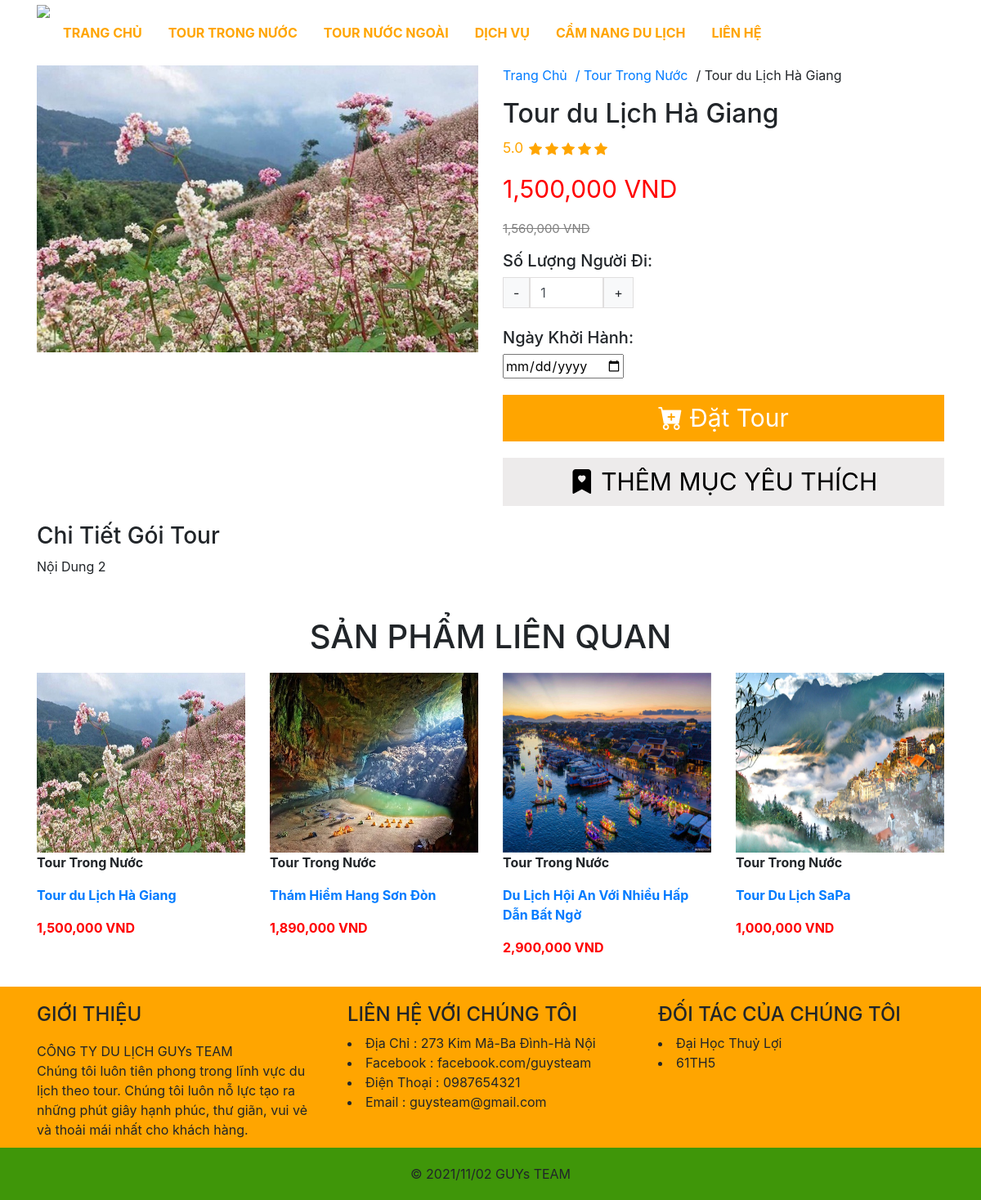
Screenshot of /detail.php?id=2 with the database file from the repository.
### tables this page shows
CREATE TABLE `Category` (
  `id` int(11) NOT NULL,
  `name` varchar(100) NOT NULL
);

CREATE TABLE `Product` (
  `id` int(11) NOT NULL,
  `category_id` int(11) DEFAULT NULL,
  `title` varchar(350) DEFAULT NULL,
  `price` int(11) DEFAULT NULL,
  `discount` int(11) DEFAULT NULL,
  `thumbnail` varchar(500) DEFAULT NULL,
  `description` longtext DEFAULT NULL,
  `created_at` datetime DEFAULT NULL,
  `updated_at` datetime DEFAULT NULL,
  `deleted` int(11) DEFAULT NULL
);

### database/dbhelper.php (called while the page is built, shortened)
<?php
function executeResult($sql, $isSingle = false) {
	$data = null;
	$conn = mysqli_connect(HOST, USERNAME, PASSWORD, DATABASE);
	mysqli_set_charset($conn, 'utf8');
	$resultset = mysqli_query($conn, $sql);
	if($isSingle) {
		$data = mysqli_fetch_array($resultset, 1);
	} else {
		$data = [];
		while(($row = mysqli_fetch_array($resultset, 1)) != null) {
			$data[] = $row;
		}
	}
	return $data;
}

### detail.php (the view, shortened to what this page needs)
<?php
require_once('layouts/header.php');
$productId = getGet('id');
$sql = "select Product.*, Category.name as category_name from Product left join Category on Product.category_id = Category.id where Product.id = $productId";
$product = executeResult($sql, true);
$category_id = $product['category_id'];
$sql = "select Product.*, Category.name as category_name from Product left join Category on Product.category_id = Category.id where Product.category_id = $category_id order by Product.updated_at desc limit 0,4";
$lastestItems = executeResult($sql);
?>
<div class="container" style="margin-top: 20px; margin-bottom: 20px;">
	<div class="row">
		<div class="col-md-6">
			<img src="<?=$product['thumbnail']?>" style="width: 100%;">
		</div>
		<div class="col-md-6">
			<ul class="breadcrumb">
				<li><a href="index.php">Trang Chủ</a></li>
				<li><a href="category.php?id=<?=$product['category_id']?>"> / <?=$product['category_name']?></a></li>
				<li> / <?=$product['title']?></li>
			</ul>
			<h2><?=$product['title']?></h2>
			<ul style="display: flex; list-style-type: none; margin: 0px; padding: 0px;">
				<li style="color: orange; font-size: 13pt; padding-top: 2px; margin-right: 5px;">5.0</li>
				<li style="color: orange; padding: 2px;">
				</li>
				<li style="color: orange; padding: 2px;">
				</li>
				<li style="color: orange; padding: 2px;">
				</li>
				<li style="color: orange; padding: 2px;">
				</li>
				<li style="color: orange; padding: 2px;">
				</li>
			</ul>
			<p style="font-size: 30px; color: red; margin-top: 15px; margin-bottom: 15px;">
				<?=number_format($product['discount'])?> VND
			</p>
			<p style="font-size: 15px; color: grey; margin-top: 15px; margin-bottom: 15px;">
				<del><?=number_format($product['price'])?> VND</del>
			</p>
			<h5>Số Lượng Người Đi:</h5>
			<div style="display: flex;">
				<button class="btn btn-light" style="border: solid #e0dede 1px; border-radius: 0px;" onclick="addMoreCart(-1)">-</button>
				<input type="number" name="num" class="form-control" step="1" value="1" style="max-width: 90px;border: solid #e0dede 1px; border-radius: 0px;" onchange="fixCartNum()">
				<button class="btn btn-light" style="border: solid #e0dede 1px; border-radius: 0px;" onclick="addMoreCart(1)">+</button>
			</div><br>
			<h5>Ngày Khởi Hành:</h5>
			<input type="date" name="ngay_khoi_hanh">
				<a href="cart.php">
				<button class="btn_hb" style="margin-top: 20px; width: 100%; border-radius: 0px; font-size: 30px;" onclick="addCart(<?=$product['id']?>, $('[name=num]').val(), $('[name=ngay_khoi_hanh]').val())">
				<i class="bi bi-cart-plus-fill"></i> Đặt Tour
			</button>
			</a>
			<button class="btn btn-secondary" style="margin-top: 20px; width: 100%; border-radius: 0px; font-size: 30px; background-color: #edebeb; border: solid #edebeb 1px; color: black;">
				<i class="bi bi-bookmark-heart-fill"></i> THÊM MỤC YÊU THÍCH
			</button>
		</div>
		<div class="col-md-12" style="margin-top: 20px; margin-bottom: 30px;">
			<h3>Chi Tiết Gói Tour</h3>
			<?=$product['description']?>
		</div>
	</div>
</div>
<div class="container" style="margin-top: 20px; margin-bottom: 20px;">
	<h1 style="text-align: center; margin-top: 20px; margin-bottom: 20px;">SẢN PHẨM LIÊN QUAN</h1>
	<div class="row">
	<?php
		foreach($lastestItems as $item) {
			echo '<div class="col-md-3 col-6 product-item">
					<a href="detail.php?id='.$item['id'].'"><img src="'.$item['thumbnail'].'" style="width: 100%; height: 220px;"></a>
					<p style="font-weight: bold;">'.$item['category_name'].'</p>
					<a href="detail.php?id='.$item['id'].'"><p style="font-weight: bold;">'.$item['title'].'</p></a>
					<p style="color: red; font-weight: bold;">'.number_format($item['discount']).' VND</p>
				</div>';
		}
	?>
	</div>
</div>
<?php
require_once('layouts/footer.php');
?>

### layouts/header.php (shortened to what this page needs)
<?php
	require_once('utils/utility.php');
	require_once('database/dbhelper.php');
	$sql = "select * from Category";
	$menuItems = executeResult($sql);
?>
<!DOCTYPE html>
<html>
<head>
	 <link rel="stylesheet" href="https://unpkg.com/swiper/swiper-bundle.min.css" />
    <link rel="stylesheet" href="https://cdnjs.cloudflare.com/ajax/libs/font-awesome/5.15.3/css/all.min.css">
	<link rel="stylesheet" href="https://maxcdn.bootstrapcdn.com/bootstrap/4.4.1/css/bootstrap.min.css">
	<link rel="stylesheet" href="https://cdn.jsdelivr.net/npm/bootstrap-icons@1.6.1/font/bootstrap-icons.css">
</head>
<body>
<div class="container">
	<ul class="nav">
		<li class="nav-item" style="margin-top: 0px !important;">
			<a href="index.php"><img src="anh_du_lich/logo.png" style="height: 80px;"></a>
		</li>
	  <li class="nav-item">
	    <a class="nav-link" href="index.php">Trang Chủ</a>
	  </li>
	  <?php
	  	foreach($menuItems as $item) {
	  		echo '<li class="nav-item">
				    <a class="nav-link" href="category.php?id='.$item['id'].'">'.$item['name'].'</a>
				  </li>';
	  	}
	  ?>
	  <li class="nav-item">
	     <a href="#services" class="nav-link">Dịch Vụ</a>
	  </li>
	  <li class="nav-item">
	    <a  href="#gallery" class="nav-link">Cẩm Nang Du Lịch</a></a>
	  </li>
	  <li class="nav-item">
	    <a class="nav-link" href="contact.php">Liên Hệ</a>
	  </li>
	</ul>
</div>

### layouts/header.php (style rules this page uses)
:root { --orange:#ffa500; }
.nav li { text-transform: uppercase; color: lightgray; margin-top: 20px; }
.nav li a { color: #ffa500; font-weight: bold; }
.btn_hb { display: inline-block; margin-top: 1rem; background:var(--orange); color:#fff; padding:.2rem 1rem; border:.2rem solid var(--orange); cursor: pointer; font-size: 1.8rem; }

### detail.php (style rules this page uses)
.breadcrumb { background-color: transparent; padding: 0px; }
.breadcrumb li { margin-right: 10px; }

### rows the page displays
category: name "TOUR TRONG NƯỚC", name "Tour Trong Nước"
category: name "TOUR NƯỚC NGOÀI"
product: thumbnail (picture), title "Tour du Lịch Hà Giang", discount "1,500,000", price "1,560,000", description "Nội Dung 2", category.name "Tour Trong Nước"
product: thumbnail (picture), category.name "Tour Trong Nước", title "Thám Hiểm Hang Sơn Đòn", discount "1,890,000"
product: thumbnail (picture), category.name "Tour Trong Nước", title "Du Lịch Hội An Với Nhiều Hấp Dẫn Bất Ngờ", discount "2,900,000"
product: thumbnail (picture), category.name "Tour Trong Nước", title "Tour Du Lịch SaPa", discount "1,000,000"
